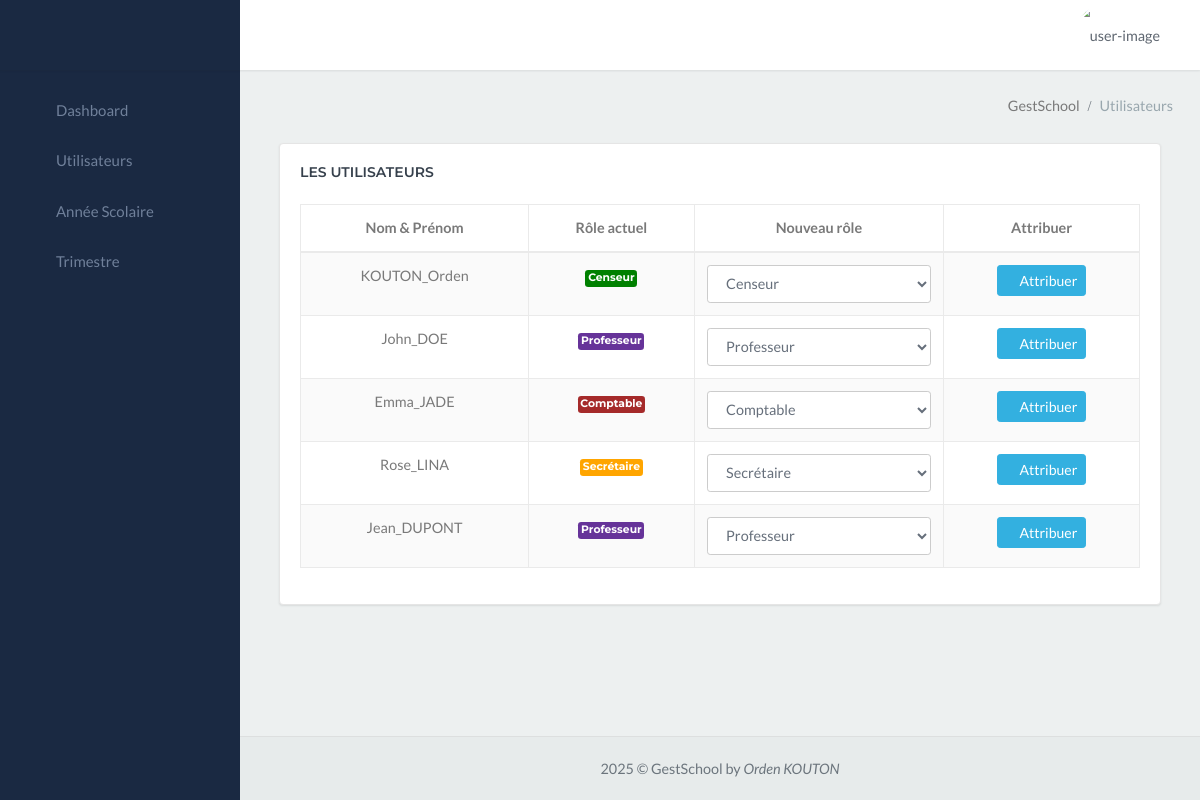
Page /gestschool_app/personnel/ on the committed database.
### gestschool_app/models.py (models this page shows, shortened)
class CustomUser(AbstractUser):
    ROLE_CHOICES = (
        ('Choississez un rôle', 'Choississez un rôle'),
        ('Censeur', 'Censeur'),
        ('Surveillant', 'Surveillant'),
        ('Secrétaire', 'Secrétaire'),
        ('Professeur', 'Professeur'),
        ('Comptable', 'Comptable'),
        ('superadmin', 'superadmin'),
    )
    role = models.CharField(max_length=20, choices=ROLE_CHOICES, default='Personnel')
    groups = models.ManyToManyField(
        'auth.Group',
        verbose_name='groups',
        blank=True,
        help_text='The groups this user belongs to. A user will get all permissions granted to each of their groups.',
        related_name="customuser_set",  # Ajout de related_name
        related_query_name="user",
    )
    user_permissions = models.ManyToManyField(
        'auth.Permission',
        verbose_name='user permissions',
        blank=True,
        help_text='Specific permissions for this user.',
        related_name="customuser_permissions_set", # Ajout de related_name
        related_query_name="user",
    )

### gestschool_app/views.py (the view)
# urls.py: path('personnel/', views.personnel, name='personnel'),
def personnel(request):
    personnels = CustomUser.objects.exclude(role="Superadmin")
    return render(request, 'personnel.html', {'personnels': personnels})

### gestschool_app/templates/personnel.html (shortened to what this page needs)
{% extends "menu.html" %}
{% block content %}
<div class="content-page">
    <div class="content">
        <div class="container-fluid">
            <div class="row">
                <div class="col-12">
                    <div class="page-title-box">
                        <div class="page-title-right">
                            <ol class="breadcrumb p-0 m-0">
                                <li class="breadcrumb-item active">GestSchool</li>
                                <li class="breadcrumb-item"><a>Utilisateurs</a></li>
                            </ol>
                        </div>
                        <div class="clearfix"></div>
                    </div>
                </div>
            </div>
            <div class="container-fluid">
                <div class="row">
                    <div class="col-lg-12">
                        <div class="card">
                            <div class="card-body">
                                <h4 class="header-title mb-4">Les Utilisateurs</h4>
                                <div class="table-responsive">
                                    <table id="datatable-buttons"
                                    class="table table-striped table-bordered dt-responsive nowrap"
                                    style="border-collapse: collapse; border-spacing: 0; width: 100%;">
                                        <thead>
                                            <tr>
                                                <th style="text-align: center;">Nom & Prénom</th>
                                                <th style="text-align: center;">Rôle actuel</th>
                                                <th style="text-align: center;">Nouveau rôle</th>
                                                <th style="text-align: center;">Attribuer</th>
                                            </tr>
                                        </thead>
                                        <tbody style="text-align: center;">
                                            {% for personnel in personnels %}
                                                <tr>
                                                    <td>{{ personnel.username }}</td>
                                                    <td>
                                                        {% if personnel.role == "Censeur" %}
                                                            <span class="badge" style="background-color: green; padding: 2%;">{{ personnel.role }}</span>
                                                        {% elif personnel.role == "Aucun" %}
                                                            <span class="badge" style="background-color: red; padding: 2%;">{{ personnel.role }}</span>
                                                        {% elif personnel.role == "Professeur" %}
                                                            <span class="badge" style="background-color: rebeccapurple; padding: 2%;">{{ personnel.role }}</span>
                                                        {% elif personnel.role == "Surveillant" %}
                                                            <span class="badge" style="background-color: blue; padding: 2%;">{{ personnel.role }}</span>
                                                        {% elif personnel.role == "Personnel" %}
                                                            <span class="badge" style="background-color: rgb(72, 71, 71); padding: 2%;">{{ personnel.role }}</span>
                                                        {% elif personnel.role == "Secrétaire" %}
                                                            <span class="badge" style="background-color: orange; padding: 2%;">{{ personnel.role }}</span>
                                                        {% elif personnel.role == "Comptable" %}
                                                            <span class="badge" style="background-color: brown; padding: 2%;">{{ personnel.role }}</span>
                                                        {% endif %}
                                                    </td>
                                                    <td>
                                                        <form method="POST" action="{% url 'modifier_role' %}">
                                                            <select class="form-control" name="role">
                                                                <option value="Censeur" {% if personnel.role == "Censeur" %}selected{% endif %}>Censeur</option>
                                                                <option value="Professeur" {% if personnel.role == "Professeur" %}selected{% endif %}>Professeur</option>
                                                                <option value="Secrétaire" {% if personnel.role == "Secrétaire" %}selected{% endif %}>Secrétaire</option>
                                                                <option value="Comptable" {% if personnel.role == "Comptable" %}selected{% endif %}>Comptable</option>
                                                            </select>
                                                            <td>
                                                                <button type="submit" class="btn btn-info btn-sm">
                                                                    <em class="ion ion-ios-checkmark-circle"></em> Attribuer
                                                                </button>
                                                            </td>
                                                        </form>
                                                    </td>
                                                </tr>
                                            {% empty %}
                                                <tr>
                                                    <td colspan="5" style="text-align: center; color: red; font-style: italic;">Aucune personnel enregistré</td>
                                                </tr>
                                            {% endfor %}
                                        </tbody>
                                    </table>
                                </div>
                            </div>
                        </div>
                    </div>
                </div>
            </div>
        </div>
    </div>
</div>
{% endblock %}

### rows in the picture
CustomUser: username "KOUTON_Orden", role "Censeur"
CustomUser: username "John_DOE", role "Professeur"
CustomUser: username "Emma_JADE", role "Comptable"
CustomUser: username "Rose_LINA", role "Secrétaire"
CustomUser: username "Jean_DUPONT", role "Professeur"
